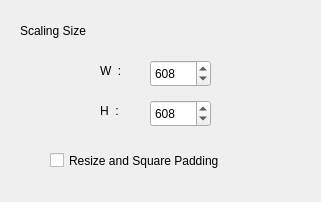
<?xml version="1.0" encoding="UTF-8"?>
<ui version="4.0">
 <class>DialogResize</class>
 <widget class="QDialog" name="DialogResize">
  <property name="geometry">
   <rect>
    <x>0</x>
    <y>0</y>
    <width>321</width>
    <height>202</height>
   </rect>
  </property>
  <property name="windowTitle">
   <string>Resize</string>
  </property>
  <widget class="QLabel" name="label">
   <property name="geometry">
    <rect>
     <x>20</x>
     <y>20</y>
     <width>91</width>
     <height>21</height>
    </rect>
   </property>
   <property name="text">
    <string>Scaling Size  </string>
   </property>
  </widget>
  <widget class="QLabel" name="label_2">
   <property name="geometry">
    <rect>
     <x>100</x>
     <y>60</y>
     <width>41</width>
     <height>21</height>
    </rect>
   </property>
   <property name="text">
    <string>W  :</string>
   </property>
  </widget>
  <widget class="QLabel" name="label_3">
   <property name="geometry">
    <rect>
     <x>100</x>
     <y>100</y>
     <width>41</width>
     <height>21</height>
    </rect>
   </property>
   <property name="text">
    <string>H  :</string>
   </property>
  </widget>
  <widget class="QSpinBox" name="spinBox">
   <property name="geometry">
    <rect>
     <x>150</x>
     <y>60</y>
     <width>61</width>
     <height>27</height>
    </rect>
   </property>
   <property name="minimum">
    <number>1</number>
   </property>
   <property name="maximum">
    <number>4000</number>
   </property>
   <property name="value">
    <number>608</number>
   </property>
  </widget>
  <widget class="QSpinBox" name="spinBox_2">
   <property name="geometry">
    <rect>
     <x>150</x>
     <y>100</y>
     <width>61</width>
     <height>27</height>
    </rect>
   </property>
   <property name="minimum">
    <number>1</number>
   </property>
   <property name="maximum">
    <number>4000</number>
   </property>
   <property name="value">
    <number>608</number>
   </property>
  </widget>
  <widget class="QCheckBox" name="checkBox">
   <property name="geometry">
    <rect>
     <x>50</x>
     <y>150</y>
     <width>241</width>
     <height>21</height>
    </rect>
   </property>
   <property name="text">
    <string>Resize and Square Padding</string>
   </property>
  </widget>
 </widget>
 <resources/>
 <connections/>
</ui>
